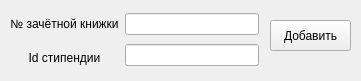
<?xml version="1.0" encoding="UTF-8"?>
<ui version="4.0">
 <class>addLTScholarshipForm</class>
 <widget class="QWidget" name="addLTScholarshipForm">
  <property name="geometry">
   <rect>
    <x>0</x>
    <y>0</y>
    <width>361</width>
    <height>81</height>
   </rect>
  </property>
  <property name="windowTitle">
   <string>Добавление стипендии</string>
  </property>
  <widget class="QWidget" name="layoutWidget">
   <property name="geometry">
    <rect>
     <x>10</x>
     <y>10</y>
     <width>249</width>
     <height>61</height>
    </rect>
   </property>
   <layout class="QHBoxLayout" name="horizontalLayout">
    <item>
     <layout class="QVBoxLayout" name="verticalLayout">
      <item>
       <widget class="QLabel" name="label_id_student">
        <property name="sizePolicy">
         <sizepolicy hsizetype="Minimum" vsizetype="Minimum">
          <horstretch>0</horstretch>
          <verstretch>0</verstretch>
         </sizepolicy>
        </property>
        <property name="text">
         <string>№ зачётной книжки</string>
        </property>
        <property name="alignment">
         <set>Qt::AlignCenter</set>
        </property>
       </widget>
      </item>
      <item>
       <widget class="QLabel" name="label_id_scholarship">
        <property name="sizePolicy">
         <sizepolicy hsizetype="Minimum" vsizetype="Minimum">
          <horstretch>0</horstretch>
          <verstretch>0</verstretch>
         </sizepolicy>
        </property>
        <property name="text">
         <string>Id стипендии</string>
        </property>
        <property name="alignment">
         <set>Qt::AlignCenter</set>
        </property>
       </widget>
      </item>
     </layout>
    </item>
    <item>
     <layout class="QVBoxLayout" name="verticalLayout_2">
      <item>
       <widget class="QLineEdit" name="lineEditIdStudent"/>
      </item>
      <item>
       <widget class="QLineEdit" name="lineEditIdScholarship">
        <property name="sizePolicy">
         <sizepolicy hsizetype="Expanding" vsizetype="Fixed">
          <horstretch>0</horstretch>
          <verstretch>0</verstretch>
         </sizepolicy>
        </property>
       </widget>
      </item>
     </layout>
    </item>
   </layout>
  </widget>
  <widget class="QPushButton" name="pushButtonAddLTScholarship">
   <property name="geometry">
    <rect>
     <x>270</x>
     <y>20</y>
     <width>81</width>
     <height>31</height>
    </rect>
   </property>
   <property name="text">
    <string>Добавить</string>
   </property>
  </widget>
 </widget>
 <resources/>
 <connections/>
</ui>
